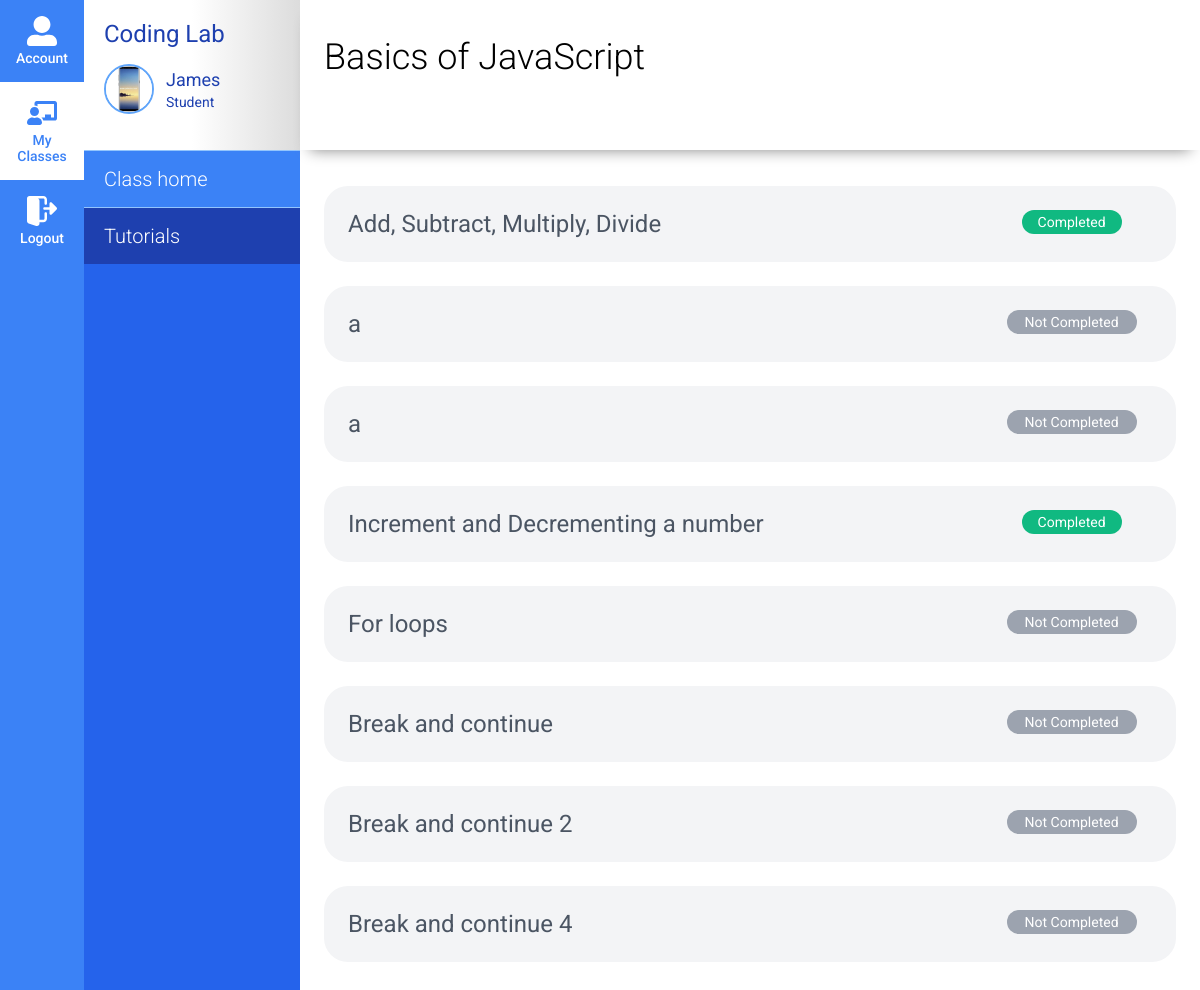
Page /tutorial/24/ (signed in) on the earlier database version.
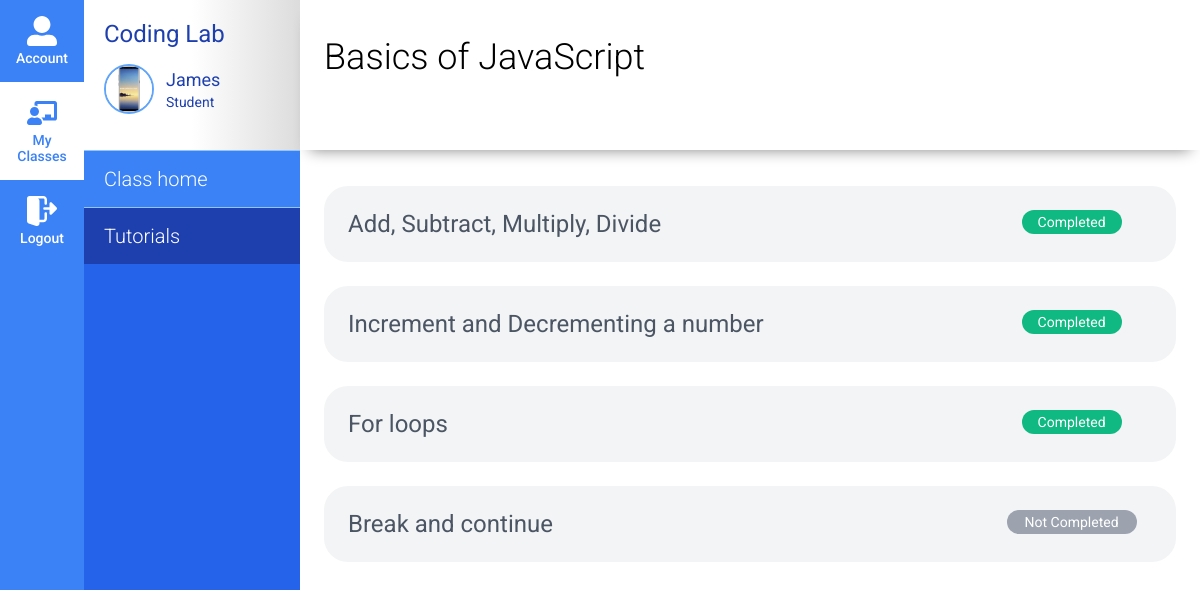
Same page on the later database version.
### student/models.py (models this page shows, shortened)
class StudentProfile(models.Model):
    user = models.OneToOneField(settings.AUTH_USER_MODEL,
                                on_delete=models.CASCADE)
    phone = models.CharField(max_length=50)
    photo = models.ImageField(upload_to='profile')
    class_enrolled = models.ManyToManyField(Class,
                                        related_name='enrolled_in',
                                        blank=True)

class Lesson(models.Model):
    tutorial = models.ForeignKey(Tutorial, on_delete=models.CASCADE)
    title = models.CharField(max_length=400)
    order = models.IntegerField()
    markdown = models.TextField()
    exercise_question = models.TextField(blank=True)
    exercise_ans = models.TextField(blank=True)
    date_created = models.DateField(auto_now_add=True)

### student/views.py (the view)
# urls.py: path('tutorial/<int:id>/', views.tutorial, name='tutorial'),
@login_required
def tutorial(request, id):
    profile = StudentProfile.objects.get(user=request.user)
    tutorial = get_object_or_404(Assignment, id=id).tutorial
    if tutorial.tutorial_type == Tutorial.LESSON:
        units = Lesson.objects.filter(tutorial__id=tutorial.id).order_by('order')
        progresses = [LessonProgress.objects.get(lesson=unit, assignment__id=id).completed for unit in units]
    else:
        units = Exercise.objects.filter(tutorial__id=tutorial.id).order_by('order')
        progresses = [ExerciseProgress.objects.get(exercise=unit, assignment__id=id).completed for unit in units]
    for i in range(len(units)):
        units[i].progress = progresses[i]
    context = {
        'tutorial': tutorial,
        'units': units,
        'profile': profile
    }
    return render(request, 'tutorial.html', context)

### student/templates/tutorial.html (shortened to what this page needs)
{% load static %}
<html lang="en">
<head>
  <link rel="stylesheet" href="{% static 'css/layout.css' %}">
  <link rel="stylesheet" href="{% static 'css/tutorial.css' %}">
</head>
<body>
<div class="sidenav">
  <div class="sidenav-link">
    <a href="{% url 'account' %}">
      <div class="navi-icon">
      </div>
      Account
    </a>
  </div>
  <div class="sidenav-link active">
    <a href="{% url 'classes' %}">
      <div class="navi-icon"></div>
      My Classes
    </a>
  </div>
  <div class="sidenav-link">
    <a href="{% url 'logout' %}">
      <div class="navi-icon">
      </div>
      Logout
    </a>
  </div>
</div>
<div class="widenav">
  <div class="widenav-brand">
    <h2 class="widenav-brand--title-coding">Coding Lab</h2>
    <div class="profile-container">
      <img src="{{ profile.photo.url }}" alt="" class="profile-photo">
      <div class="profile-text-container">
        <p class="profile-username">{{ profile.user.username }}</p>
        <p class="profile-role">
          {% if profile.role == 'I' %}
            Instructor
          {% else %}
            Student
          {% endif %}
        </p>
      </div>
    </div>
  </div>
  <div class="widenav-links">
    <div class="widenav-link">
      <a href="{% url 'classes' %}">Class home</a>
    </div>
    <div class="widenav-link active">
      <a href="#">Tutorials</a>
    </div>
  </div>
</div>
<div class="content">
  <nav class="content--nav">
    <h1 class="content--nav-title">Basics of JavaScript</h1>
  </nav>
  <div class="content--content">
    {% if tutorial.tutorial_type == 'LS' %}
      {% for lesson in units %}
        <a href="{% url 'lesson' assignment_id=request.resolver_match.kwargs.id|slugify id=lesson.id %}" class="content-card">
          <p class="content-card--title">{{ lesson.title }}</p>
          <div class="content-card--status-container">
            <div class="content-card--status {% if lesson.progress %}success{% endif %}">
              {% if lesson.progress %}
                Completed
              {% else %}
                Not Completed
              {% endif %}
            </div>
          </div>
        </a>
      {% endfor %}
    {% endif %}
  </div>
</div>
</body>

### student/static/css/layout.css (style rules this page uses)
* { font-family: 'Roboto', sans-serif; box-sizing: border-box; }
body { display: flex; margin: 0; }
a { text-decoration: none; }
p, h1, h2, h3, h4, h5, h6 { margin: 0 }
.sidenav { display: flex; flex-direction: column; flex-basis: 7%; background-color: #3B82F6; color: white; text-align: center; font-weight: 500; }
.sidenav-link { cursor: pointer; padding: 16px 8px; }
.sidenav-link.active, .sidenav-link.active .navi-icon, .sidenav-link.active a { color: #3B82F6; background-color: white; }
.navi-icon { color: white; font-size: 30px; display: flex; justify-content: center; margin-bottom: 4px; }
.sidenav-link a { font-size: 14px; text-decoration: none; color: white; }
.widenav { flex-basis: 18%; color: white; background-color: #2563EB; }
.widenav-brand { display: flex; flex-direction: column; padding: 0 20px; background: linear-gradient(90deg, rgb(255, 255, 255) 50%, rgb(220, 220, 220) 100%); height: 150px; justify-content: center; }
.widenav-brand--title-coding { font-size: 24px; color: #1E40AF; margin: 0; font-weight: 400; }
.profile-container { display: flex; padding: 16px 0; align-items: center; }
.profile-photo { border-radius: 50%; border: 2px solid #60A5FA; width: 50px; height: 50px; }
.profile-text-container { padding-left: 12px; }
.profile-username { color: #1E40AF; font-size: 18px; }
.profile-role { font-size: 14px; color: #1E40AF; margin-top: 4px; }
.widenav-links { background-color: #2563EB; }
.widenav-link { background-color: #3B82F6; border-top: 1px solid #93C5FD; padding: 16px 20px; cursor: pointer; font-size: 20px; font-weight: 300; }
.widenav-link.active { background-color: #1E40AF; }
.widenav-link a { color: white; }
.content { flex: 1; }
.content--nav { height: 150px; padding-top: 36px; padding-left: 24px; box-shadow: 0 10px 14px -10px #858585; }
.content--nav-title { font-size: 36px; font-weight: 300; margin-bottom: 24px; }
.content--content { display: flex; flex-wrap: wrap; padding: 24px; }

### student/static/css/tutorial.css (style rules this page uses)
.content-card { display: flex; margin: 12px 0; padding: 24px 24px; border-radius: 24px; background-color: #F3F4F6; width: 100%; }
.content-card--title { flex-basis: 80%; font-size: 24px; color: #4B5563; }
.content-card--status-container { flex-basis: 20%; }
.content-card--status { width: 130px; color: white; background-color: #9CA3AF; padding: 4px 16px; margin: 0 auto; border-radius: 500px; font-size: 14px; text-align: center; }
.content-card--status.success { width: 100px; background-color: #10B981; }

Differences in the rows shown:
removed Lesson: title "a", shows "Not Completed"
removed Lesson: title "a", shows "Not Completed"
removed Lesson: title "Break and continue 2", shows "Not Completed"
removed Lesson: title "Break and continue 4", shows "Not Completed"
computed for Lesson "For loops": text "Not Completed" → "Completed"
